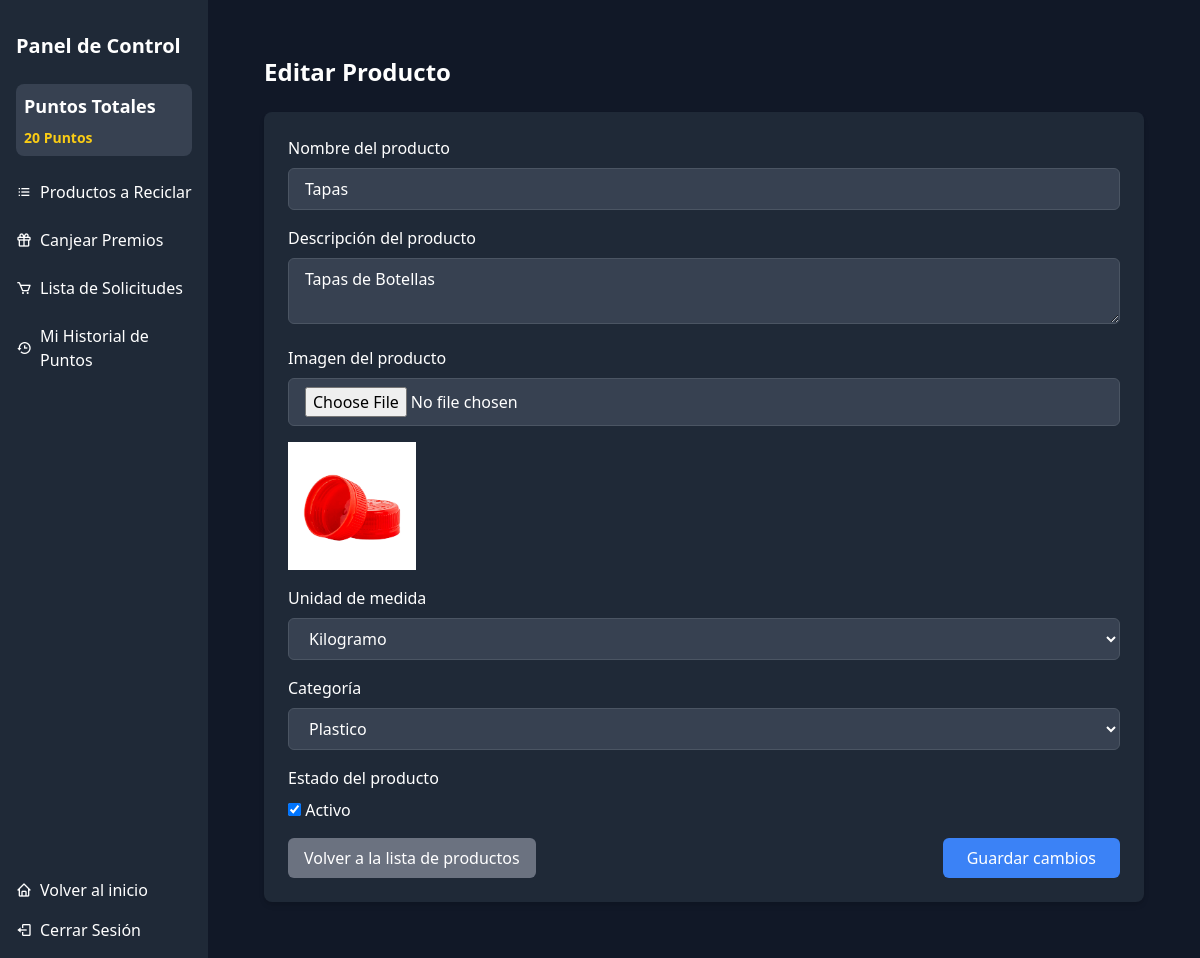
Before: /dashboard/products/1/edit/ (signed in) with the older database file.
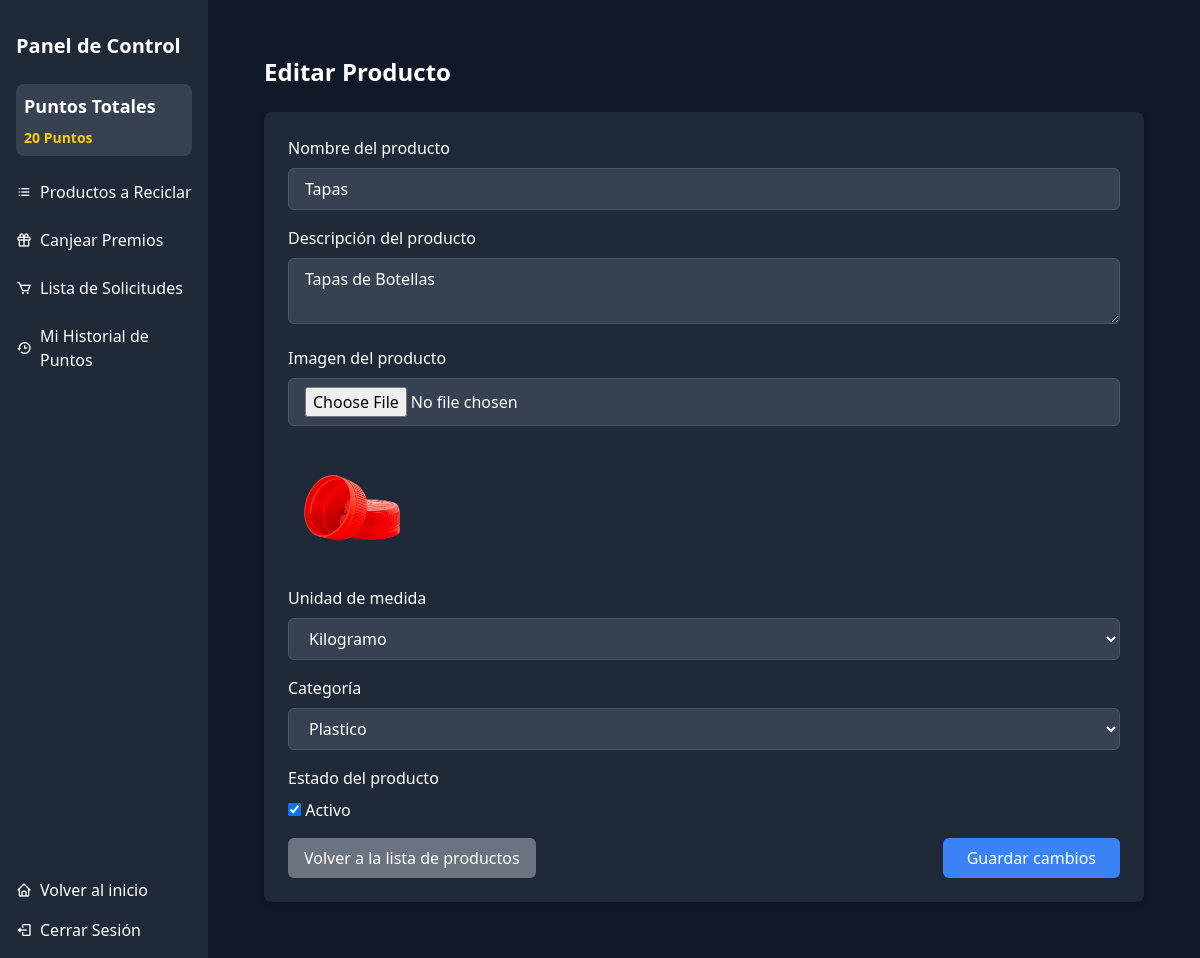
After: the same page with the newer database file.
### core/dashboard/models.py (models this page shows, shortened)
class Product(models.Model):
    name = models.CharField(max_length=50, unique=True)
    description = models.TextField()
    image = models.ImageField(upload_to='products/', validators=[validate_image_extension])
    created_at = models.DateTimeField(auto_now_add=True)
    updated_at = models.DateTimeField(auto_now=True)
    units = models.ForeignKey(Units, on_delete=models.CASCADE, related_name="products")
    category = models.ForeignKey(Category, on_delete=models.CASCADE, related_name="products")
    is_active = models.BooleanField(default=True)
    created_by = models.ForeignKey(
        settings.AUTH_USER_MODEL,
        on_delete=models.SET_NULL,
        null=True,
        blank=True,
        related_name="created_products"
    )
    updated_by = models.ForeignKey(
        settings.AUTH_USER_MODEL,
        on_delete=models.SET_NULL,
        null=True,
        blank=True,
        related_name="updated_products"
    )
    class Meta:
        verbose_name = 'Producto'
        verbose_name_plural = 'Productos'

### core/dashboard/views/product.py (the view, shortened to what this page needs)
# urls.py: path('products/<int:pk>/edit/', product.ProductUpdateView.as_view(), name='product_update'),
class ProductUpdateView(LoginRequiredMixin, UpdateView):
    model = Product
    template_name = 'core/dashboard/products/product_form.html'
    form_class = ProductForm
    def get_context_data(self, **kwargs):
        context = super().get_context_data(**kwargs)
        context['categories'] = Category.objects.all()
        context['units'] = Units.objects.all()
        return context
    success_url = reverse_lazy('dashboard:product_list')

### core/dashboard/forms/productform.py
class ProductForm(forms.ModelForm):
    description = forms.CharField(
        widget=forms.Textarea(attrs={'rows': 5, 'placeholder': 'Descripción del producto'}),
        label='Descripción del producto'
    )
    class Meta:
        model = Product
        fields = ['name', 'description', 'image', 'units', 'category', 'is_active']
        labels = {
            'name': 'Nombre del producto',
            'image': 'Imagen del producto',
            'units': 'Unidad de medida',
            'category': 'Categoría',
            'is_active': 'Activo',
        }

### core/dashboard/context_processors.py (called while the page is built)
def total_points(request):
    if request.user.is_authenticated:
        total_points = Points.objects.filter(user=request.user).aggregate(total=models.Sum('number'))['total'] or 0
        total_history_points = PointHistory.objects.filter(user=request.user).aggregate(total=models.Sum('points'))['total'] or 0
        total_points = total_history_points
    else:
        total_points = 0
    return {'total_points': total_points}

### templates/core/dashboard/products/product_form.html (shortened to what this page needs)
{% extends 'components/base_dash.html' %}
{% block content %}
    <div class="container mx-auto p-6">
        <h2 class="text-2xl font-bold mb-6">
            {% if form.instance.pk %}
                Editar Producto
            {% else %}
                Crear Nuevo Producto
            {% endif %}
        </h2>
        <form method="post" enctype="multipart/form-data" class="bg-gray-800 p-6 rounded-lg shadow-md">
            <div class="mb-4">
                <label for="id_name" class="block text-white font-medium mb-2">Nombre del producto</label>
                <input type="text" name="name" id="id_name" value="{{ form.name.value|default:'' }}" class="form-input px-4 py-2 w-full rounded-md border border-gray-600 bg-gray-700 text-white placeholder-gray-400 focus:ring-2 focus:ring-blue-500" placeholder="Nombre del producto" required>
            </div>
            <div class="mb-4">
                <label for="id_description" class="block text-white font-medium mb-2">Descripción del producto</label>
                <textarea name="description" id="id_description" class="form-input px-4 py-2 w-full rounded-md border border-gray-600 bg-gray-700 text-white placeholder-gray-400 focus:ring-2 focus:ring-blue-500" placeholder="Descripción del producto" required>{{ form.description.value|default:'' }}</textarea>
            </div>
            <div class="mb-4">
                <label for="id_image" class="block text-white font-medium mb-2">Imagen del producto</label>
                <input type="file" name="image" id="id_image" class="form-input px-4 py-2 w-full rounded-md border border-gray-600 bg-gray-700 text-white placeholder-gray-400 focus:ring-2 focus:ring-blue-500">
                {% if form.instance.pk and form.instance.image %}
                    <div class="mt-4">
                        <img src="{{ form.instance.image.url }}" alt="Imagen actual" class="w-32 h-32 object-cover">
                    </div>
                {% endif %}
            </div>
            <div class="mb-4">
                <label for="id_units" class="block text-white font-medium mb-2">Unidad de medida</label>
                <select name="units" id="id_units" class="form-select px-4 py-2 w-full rounded-md border border-gray-600 bg-gray-700 text-white focus:ring-2 focus:ring-blue-500">
                    {% for unit in units %}
                        <option value="{{ unit.id }}" {% if unit.id == form.units.value %}selected{% endif %}>{{ unit.name }}</option>
                    {% endfor %}
                </select>
            </div>
            <div class="mb-4">
                <label for="id_category" class="block text-white font-medium mb-2">Categoría</label>
                <select name="category" id="id_category" class="form-select px-4 py-2 w-full rounded-md border border-gray-600 bg-gray-700 text-white focus:ring-2 focus:ring-blue-500">
                    {% for category in categories %}
                        <option value="{{ category.id }}" {% if category.id == form.category.value %}selected{% endif %}>{{ category.name }}</option>
                    {% endfor %}
                </select>
            </div>
            <div class="mb-4">
                <label for="id_is_active" class="block text-white font-medium mb-2">Estado del producto</label>
                <input type="checkbox" name="is_active" id="id_is_active" {% if form.is_active.value %}checked{% endif %} class="form-checkbox text-blue-500" />
                <span class="text-white">Activo</span>
            </div>
            <div class="flex items-center justify-between">
                <a href="{% url 'dashboard:product_list' %}" class="bg-gray-500 text-white hover:bg-gray-600 py-2 px-4 rounded-md mr-4">
                    Volver a la lista de productos
                </a>
                <button type="submit" class="bg-blue-500 text-white px-6 py-2 rounded-md hover:bg-blue-600">
                    {% if form.instance.pk %}
                        Guardar cambios
                    {% else %}
                        Crear producto
                    {% endif %}
                </button>
            </div>
        </form>
    </div>
{% endblock %}

Changed rows visible on the page:
changed Product "Tapas": instance.image: a different picture
